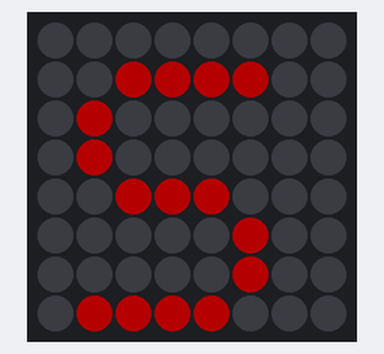
Bench run of a program on a simulated Raspberry Pi (BCM pin numbers) with a Sense HAT. On the bench: the Sense HAT's 8×8 RGB LED matrix. Dim RGB values are drawn brighter than linear; random numbers come from a fixed seed. At 6.0 s the program stops and its outputs stay as they are.

Above: at 0.1 s.
At 2.1 s:
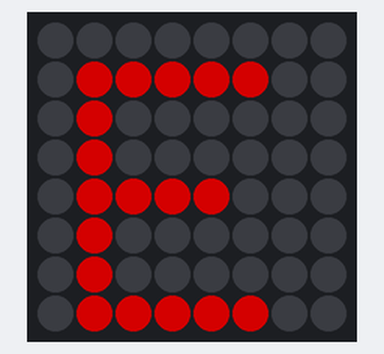
At 3.1 s:
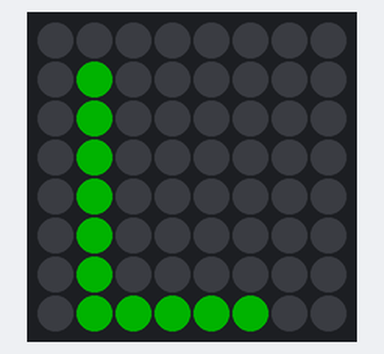
At 4.1 s:
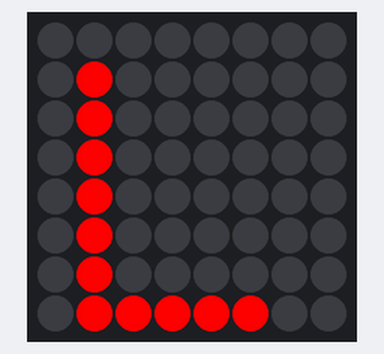
At 5.1 s:
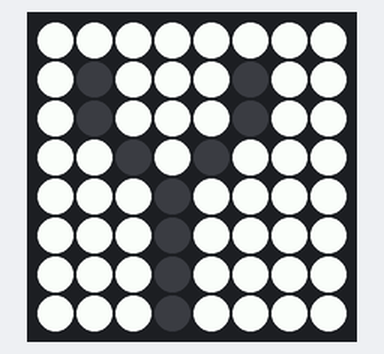

Measured:
- what the display in image 1 shows lasts 1.0 s, from 2.0 s to 3.0 s

The program:

loop_text.py
```python
# RPi sense hat tests

# import sense hat software and create a 'sense' object
from sense_emu import SenseHat
from time import sleep
from random import randint

sense = SenseHat()


# sense ojbject
r= randint(0,255)
sense.show_letter("S", text_colour=[r,0,0])
sleep(1)

r= randint(0,255)
sense.show_letter("M", text_colour=[0,0,r])
sleep(1)

r= randint(0,255)
sense.show_letter("E", text_colour=[r,0,0])
sleep(1)

r= randint(0,255)
sense.show_letter("L", text_colour=[0,r,0])
sleep(1)

r= randint(0,255)
sense.show_letter("L", text_colour=[r,0,0])
sleep(1)

r= randint(0,255)
sense.show_letter("Y", text_colour=[0,0,0], back_colour=[255,255,255])
sleep(1)

sense.clear()
```
